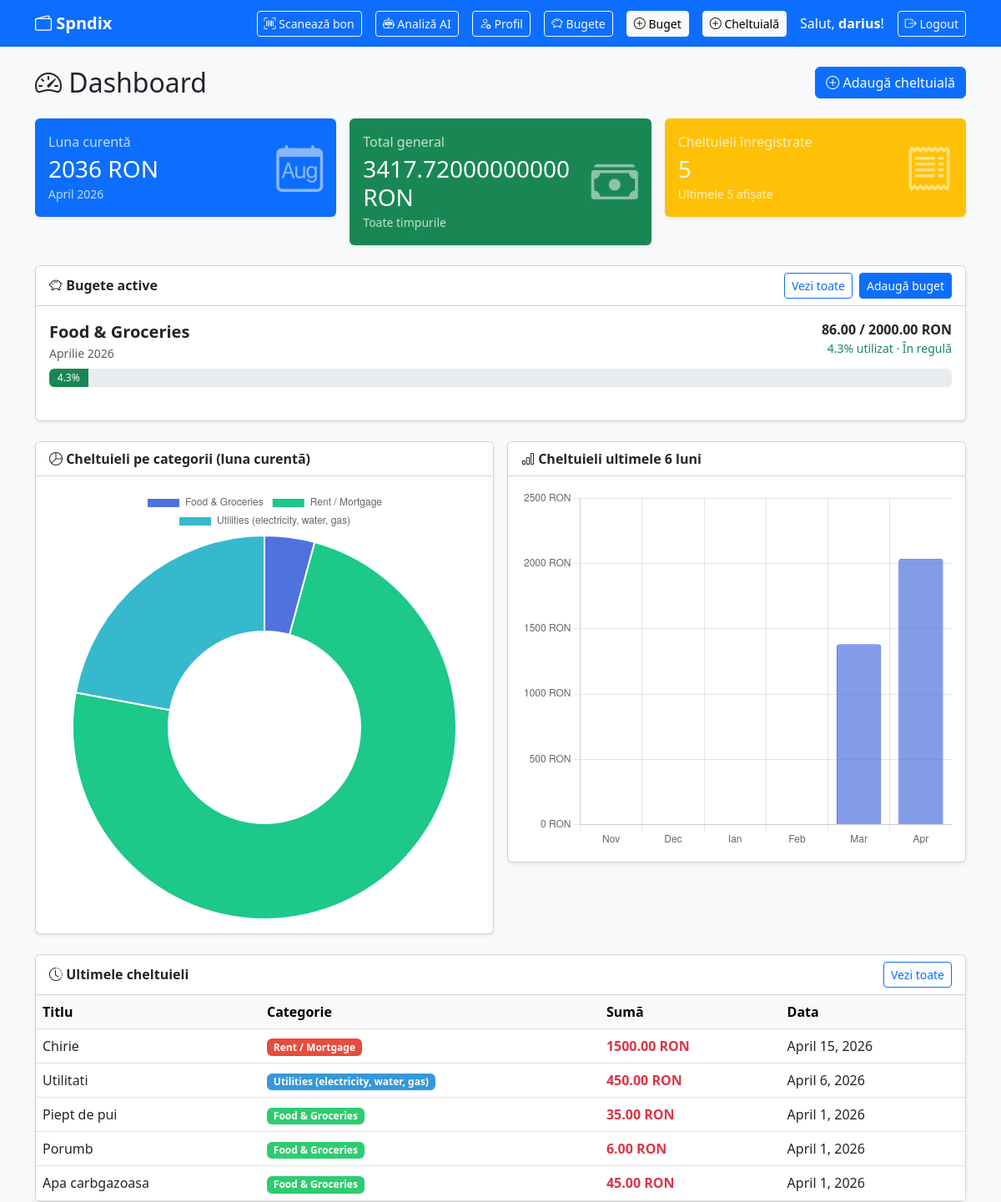
Before: / (signed in) with the older database file.
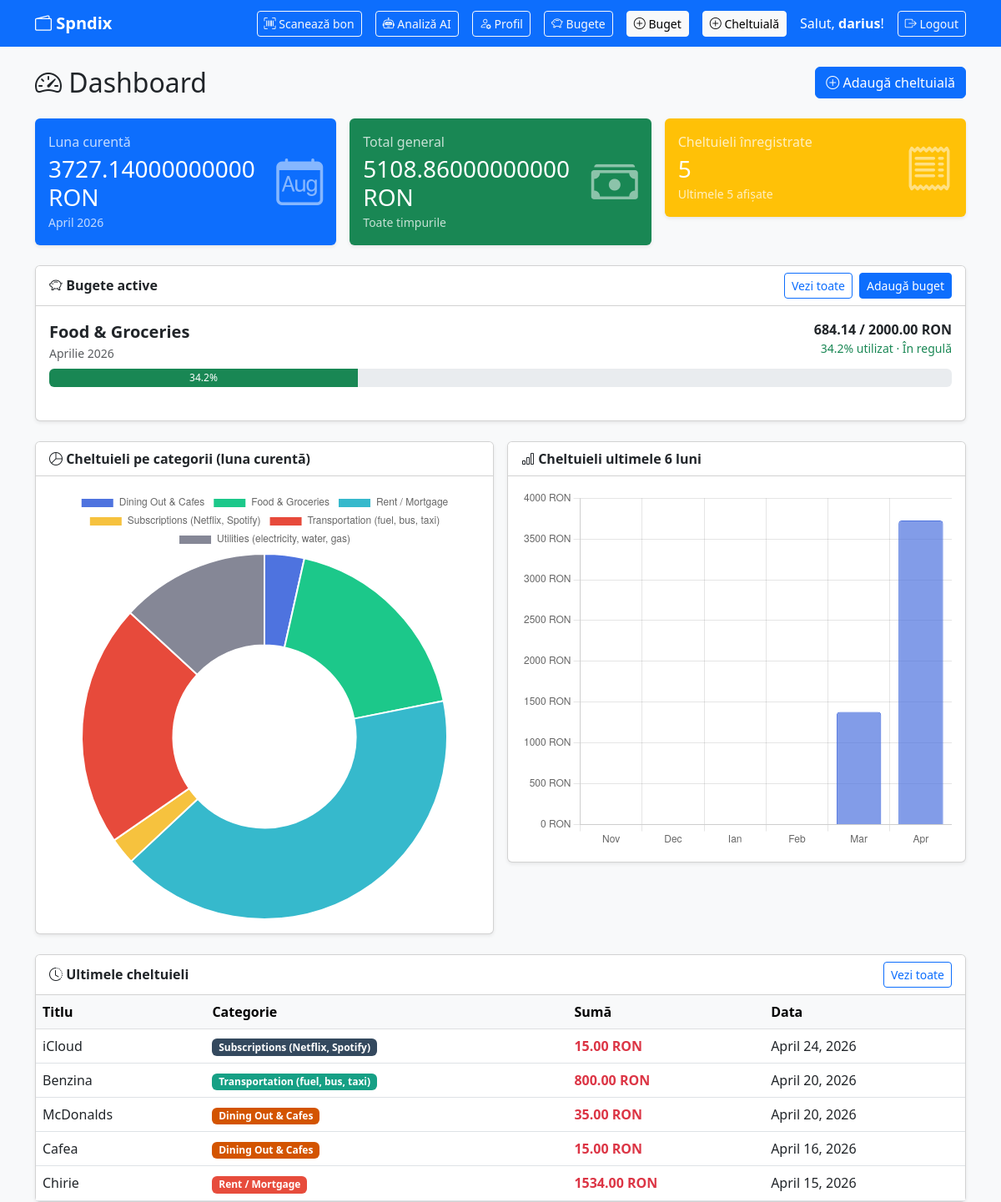
After: the same page with the newer database file.
### spndix/models.py (models this page shows, shortened)
class Categorie(models.Model):
    nume = models.CharField(max_length=100)
    descriere = models.TextField(blank=True, null=True)
    culoare = models.CharField(max_length=7, default='#3498db')
    class Meta:
        verbose_name_plural = "Categorii"

class Cheltuiala(models.Model):
    utilizator = models.ForeignKey(User, on_delete=models.CASCADE)
    categorie = models.ForeignKey(Categorie, on_delete=models.SET_NULL, null=True)
    titlu = models.CharField(max_length=200)
    suma = models.DecimalField(max_digits=10, decimal_places=2)
    data = models.DateField()
    descriere = models.TextField(blank=True, null=True)
    creat_la = models.DateTimeField(auto_now_add=True)
    class Meta:
        verbose_name_plural = "Cheltuieli"
        ordering = ['-data']

### spndix/views.py (the view)
# urls.py: path('', views.dashboard, name='dashboard'),
@login_required
def dashboard(request):
    azi = timezone.now()
    luna_curenta = azi.month
    an_curent = azi.year
    total_luna = Cheltuiala.objects.filter(
        utilizator=request.user,
        data__month=luna_curenta,
        data__year=an_curent
    ).aggregate(total=Sum('suma'))['total'] or 0
    total_general = Cheltuiala.objects.filter(
        utilizator=request.user
    ).aggregate(total=Sum('suma'))['total'] or 0
    ultimele_cheltuieli = Cheltuiala.objects.filter(
        utilizator=request.user
    )[:5]
    bugete_curente = Budget.objects.filter(
        utilizator=request.user,
        luna=luna_curenta,
        an=an_curent,
    ).select_related('categorie')
    bugete_dashboard = [construieste_buget_dashboard(buget, request.user) for buget in bugete_curente]
    bugete_depasite = [buget for buget in bugete_dashboard if buget['excedat']]
    categorii_data = Cheltuiala.objects.filter(
        utilizator=request.user,
        data__month=luna_curenta,
        data__year=an_curent
    ).values('categorie__nume').annotate(total=Sum('suma'))
    pie_labels = [item['categorie__nume'] or 'Fără categorie' for item in categorii_data]
    pie_data = [float(item['total']) for item in categorii_data]
    bar_labels = []
    bar_data = []
    for i in range(5, -1, -1):
        if luna_curenta - i <= 0:
            luna = luna_curenta - i + 12
            an = an_curent - 1
        else:
            luna = luna_curenta - i
            an = an_curent
        total = Cheltuiala.objects.filter(
            utilizator=request.user,
            data__month=luna,
            data__year=an
        ).aggregate(total=Sum('suma'))['total'] or 0
        nume_luna = ['Ian', 'Feb', 'Mar', 'Apr', 'Mai', 'Iun',
                     'Iul', 'Aug', 'Sep', 'Oct', 'Nov', 'Dec'][luna - 1]
        bar_labels.append(nume_luna)
        bar_data.append(float(total))
    context = {
        'total_luna': total_luna,
        'total_general': total_general,
        'ultimele_cheltuieli': ultimele_cheltuieli,
        'bugete_dashboard': bugete_dashboard,
        'bugete_depasite': bugete_depasite,
        'pie_labels': json.dumps(pie_labels),
        'pie_data': json.dumps(pie_data),
        'bar_labels': json.dumps(bar_labels),
        'bar_data': json.dumps(bar_data),
        'luna_curenta': azi.strftime('%B %Y'),
    }
    return render(request, 'spndix/dashboard.html', context)

### spndix/templates/spndix/dashboard.html (shortened to what the changed rows need)
{% extends 'spndix/base.html' %}
{% block content %}
<div class="d-flex justify-content-between align-items-center mb-4 flex-wrap gap-2">
    <h2 class="mb-0"><i class="bi bi-speedometer2"></i> Dashboard</h2>
</div>
<div class="row g-3 mb-4">
    <div class="col-md-4">
        <div class="card shadow-sm border-0 bg-primary text-white">
            <div class="card-body">
                <div class="d-flex justify-content-between align-items-center">
                    <div>
                        <p class="mb-1 opacity-75">Luna curentă</p>
                        <h3 class="mb-0">{{ total_luna }} RON</h3>
                        <small class="opacity-75">{{ luna_curenta }}</small>
                    </div>
                </div>
            </div>
        </div>
    </div>
    <div class="col-md-4">
        <div class="card shadow-sm border-0 bg-success text-white">
            <div class="card-body">
                <div class="d-flex justify-content-between align-items-center">
                    <div>
                        <p class="mb-1 opacity-75">Total general</p>
                        <h3 class="mb-0">{{ total_general }} RON</h3>
                        <small class="opacity-75">Toate timpurile</small>
                    </div>
                </div>
            </div>
        </div>
    </div>
</div>
<div class="card shadow-sm mb-4">
    <div class="card-body">
        {% if bugete_dashboard %}
            {% for buget in bugete_dashboard %}
                <div class="mb-4">
                    <div class="d-flex justify-content-between align-items-start flex-wrap gap-2 mb-2">
                        <div>
                            <div class="fw-semibold fs-5">{{ buget.categorie.nume }}</div>
                            <div class="text-muted small">{{ buget.luna_display }} {{ buget.an }}</div>
                        </div>
                        <div class="text-end">
                            <div class="fw-semibold">{{ buget.suma_cheltuita|floatformat:2 }} / {{ buget.suma_limita|floatformat:2 }} RON</div>
                            <div class="small {% if buget.excedat %}text-danger{% elif buget.procent >= 80 %}text-warning{% else %}text-success{% endif %}">
                                {{ buget.procent }}% utilizat · {{ buget.status }}
                            </div>
                        </div>
                    </div>
                    <div class="progress" style="height: 22px;">
                        <div class="progress-bar {{ buget.bar_class }}" role="progressbar" style="width: {{ buget.progres }}%;" aria-valuenow="{{ buget.progres }}" aria-valuemin="0" aria-valuemax="100">
                            {{ buget.procent }}%
                        </div>
                    </div>
                </div>
            {% endfor %}
        {% else %}
            <div class="text-center text-muted py-4">
                <i class="bi bi-piggy-bank display-4"></i>
                <p class="mt-2 mb-0">Nu ai încă bugete pentru luna curentă.</p>
                <a href="{% url 'adauga_buget' %}" class="btn btn-primary mt-3">Adaugă primul buget</a>
            </div>
        {% endif %}
    </div>
</div>
<div class="row g-3 mb-4">
    <div class="col-md-6">
        <div class="card shadow-sm">
            <div class="card-body">
                {% if pie_labels and pie_data %}
                <canvas id="pieChart" height="250"></canvas>
                {% else %}
                <div class="text-center text-muted py-5">
                    <i class="bi bi-inbox display-4"></i>
                    <p class="mt-2">Nu există date pentru luna curentă</p>
                </div>
                {% endif %}
            </div>
        </div>
    </div>
    <div class="col-md-6">
        <div class="card shadow-sm">
            <div class="card-body">
                <canvas id="barChart" height="250"></canvas>
            </div>
        </div>
    </div>
</div>
<div class="card shadow-sm">
    <div class="table-responsive">
        <table class="table table-hover mb-0">
            <thead class="table-light">
                <tr>
                    <th>Titlu</th>
                    <th>Categorie</th>
                    <th>Sumă</th>
                    <th>Data</th>
                </tr>
            </thead>
            <tbody>
                {% for c in ultimele_cheltuieli %}
                <tr>
                    <td>{{ c.titlu }}</td>
                    <td>
                        {% if c.categorie %}
                        <span class="badge" style="background-color: {{ c.categorie.culoare }}">
                            {{ c.categorie.nume }}
                        </span>
                        {% else %}
                        <span class="text-muted">—</span>
                        {% endif %}
                    </td>
                    <td class="fw-bold text-danger">{{ c.suma }} RON</td>
                    <td>{{ c.data }}</td>
                </tr>
                {% empty %}
                <tr>
                    <td colspan="4" class="text-center text-muted py-3">
                        Nu există cheltuieli înregistrate.
                    </td>
                </tr>
                {% endfor %}
            </tbody>
        </table>
    </div>
</div>
<script>
    {% if pie_labels and pie_data %}
    const pieCtx = document.getElementById('pieChart').getContext('2d');
    new Chart(pieCtx, {
        type: 'doughnut',
        data: {
            labels: {{ pie_labels|safe }},
        datasets: [{
            data: {{ pie_data|safe }},
        backgroundColor: [
            '#4e73df', '#1cc88a', '#36b9cc', '#f6c23e',
            '#e74a3b', '#858796', '#5a5c69', '#2e59d9'
        ],
        borderWidth: 2,
        }]
    }
});
    {% endif %}
    const barCtx = document.getElementById('barChart').getContext('2d');
    new Chart(barCtx, {
        type: 'bar',
        data: {
            labels: {{ bar_labels|safe }},
        datasets: [{
            label: 'Cheltuieli (RON)',
            data: {{ bar_data|safe }},
        backgroundColor: 'rgba(78, 115, 223, 0.7)',
        borderColor: 'rgba(78, 115, 223, 1)',
        borderWidth: 1,
        borderRadius: 4,
            }]
        },
        options: {
        responsive: true,
        plugins: {
            legend: { display: false }
        },
        scales: {
            y: {
                beginAtZero: true,
                ticks: {
                    callback: value => value + ' RON'
                }
            }
        }
    }
    });
</script>
{% endblock %}

Changed rows visible on the page:
no longer on this page (row unchanged): Cheltuiala: titlu "Utilitati", categorie.nume "Utilities (electricity, water, gas)", suma "450.00", data "April 6, 2026"
no longer on this page (row unchanged): Cheltuiala: titlu "Piept de pui", categorie.nume "Food & Groceries", suma "35.00", data "April 1, 2026"
no longer on this page (row unchanged): Cheltuiala: titlu "Porumb", categorie.nume "Food & Groceries", suma "6.00", data "April 1, 2026"
no longer on this page (row unchanged): Cheltuiala: titlu "Apa carbgazoasa", categorie.nume "Food & Groceries", suma "45.00", data "April 1, 2026"
added Cheltuiala: titlu "iCloud", categorie.nume "Subscriptions (Netflix, Spotify)", suma "15.00", data "April 24, 2026"
added Cheltuiala: titlu "Benzina", categorie.nume "Transportation (fuel, bus, taxi)", suma "800.00", data "April 20, 2026"
added Cheltuiala: titlu "McDonalds", categorie.nume "Dining Out & Cafes", suma "35.00", data "April 20, 2026"
added Cheltuiala: titlu "Cafea", categorie.nume "Dining Out & Cafes", suma "15.00", data "April 16, 2026"
changed Cheltuiala "Chirie": suma "1500.00" → "1534.00"
Other visible differences:
{{ total_luna }}: "2036" → "3727.14000000000"
{{ total_general }}: "3417.72000000000" → "5108.86000000000"
chart data {{ pie_data|safe }}: [86.0, 1500.0, 450.0] → [131.0, 684.14, 1534.0, 88.0, 800.0, 490.0]
chart data {{ bar_data|safe }}: [0.0, 0.0, 0.0, 0.0, 1381.72, 2036.0] → [0.0, 0.0, 0.0, 0.0, 1381.72, 3727.14]
new list line: "Food & Groceries"
new list line: "Aprilie 2026 684.14 / 2000.00 RON 34.2 % utilizat · În regulă 34.2 %"
list line gone: "Food & Groceries"
list line gone: "Aprilie 2026 86.00 / 2000.00 RON 4.3 % utilizat · În regulă 4.3 %"
